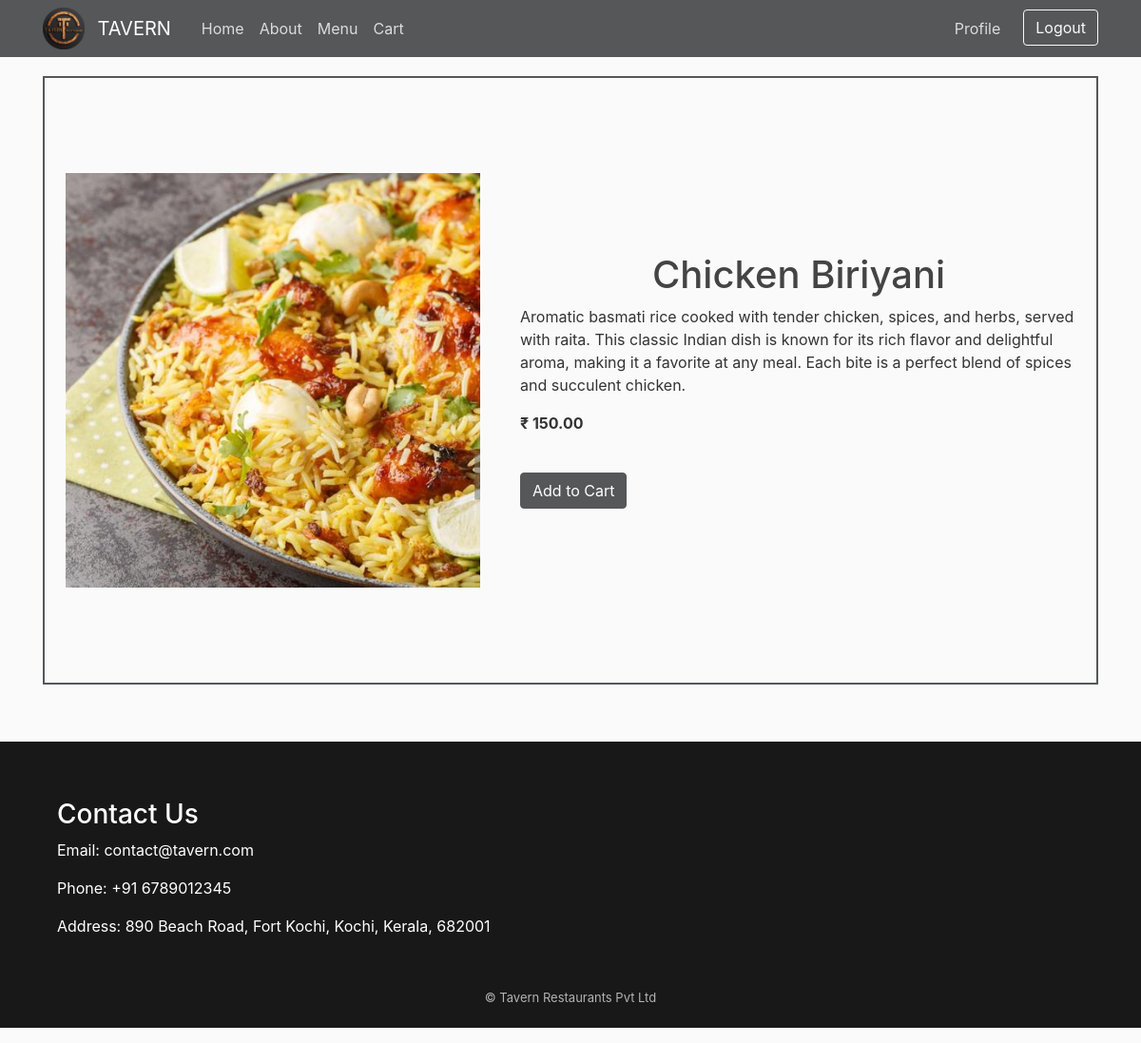
The page /menu/11 (signed in) on the database its author committed.
### menu/models.py (models this page shows, shortened)
class Menu(models.Model):
    title = models.CharField(max_length=100)
    content = models.TextField()
    date_posted = models.DateTimeField(default=timezone.now)
    price = models.DecimalField(max_digits=10, decimal_places=2)
    image = models.ImageField(default="menu/default.jpg", upload_to="menu")

### menu/views.py (the view)
# urls.py: path('menu/<int:pk>', MenuDetailView.as_view(), name='menu-detail'),
class MenuDetailView(LoginRequiredMixin, DetailView):
    model = Menu
    template_name = "menu/menu_detail.html"
    context_object_name = "menu"

### menu/templates/menu/menu_detail.html (shortened to what this page needs)
{% extends "menu/base.html" %} {% load static %} {% block head %}
<link rel="stylesheet" href="{% static 'menu/menu-detail.css' %}" />
{% endblock head%} {% block content %}
<div class="mditem">
  <img src="{{ menu.image.url }}" class="mdimage" alt="{{ menu.title }}" />
  <div class="card-body menuCard">
    <h1 class="mdtitle">{{ menu.title }}</h1>
    <p class="desc">{{ menu.content }}</p>
    <p class="price"><strong>₹ {{ menu.price }}</strong></p>
    <div class="cartBtns">
      <div class="addBtnGroup">
        <button type="button" class="btn btn-primary addtoCart">
          Add to Cart
        </button>
      </div>
    </div>
  </div>
</div>
{% endblock content %}

### menu/static/menu/main.css (style rules this page uses)
body { background: #fafafa; color: #333333; margin-top: 5rem; }
h1, h2, h3, h4, h5, h6 { color: #444444; }
.btn-primary { background-color: #555759; border-color: #555759; }

### menu/static/menu/menu-detail.css (style rules this page uses)
.mditem { display: flex; justify-content: center; align-items: center; border: 2px solid #555759; height: 80vh; }
.mdimage { padding: 2%; border-radius: 3%; width: 40vw; }
.mdtitle { text-align: center; font-weight: 500; }

### rows shown on the page
Menu: image (picture), title "Chicken Biriyani", content "Aromatic basmati rice cooked with tender chicken, spices, and herbs, served with raita. This classic Indian dish is known for its rich flavor and delightful aroma, making it a favorite at any meal. Each bite is a perfect blend of spices and succulent chicken.", price "150.00"
